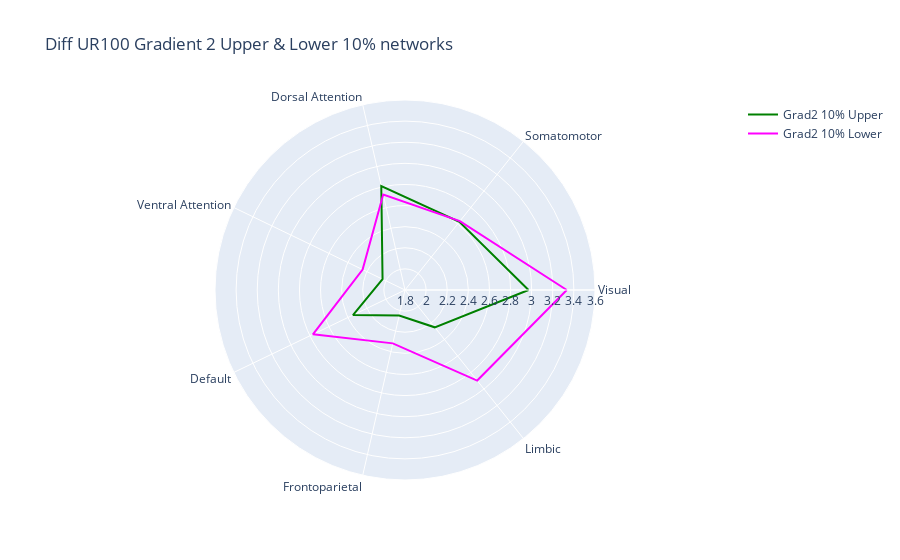

Source (notebook cell):
### Code cell
fig = go.Figure()

fig.add_trace(go.Scatterpolar(r=grad2_10_network_df['Grad2 10% Upper'].values.tolist() + grad2_10_network_df['Grad2 10% Upper'].values.tolist()[:1], theta=grad2_10_network_df['networks'].tolist() + grad2_10_network_df['networks'].tolist()[:1], mode = 'lines', line_color = 'green', name='Grad2 10% Upper'))
fig.add_trace(go.Scatterpolar(r=grad2_10_network_df['Grad2 10% Lower'].values.tolist() + grad2_10_network_df['Grad2 10% Lower'].values.tolist()[:1], theta=grad2_10_network_df['networks'].tolist() + grad2_10_network_df['networks'].tolist()[:1], mode = 'lines', line_color = 'fuchsia', name='Grad2 10% Lower'))

fig.update_layout(polar=dict(radialaxis=dict(visible=True, range=[1.8, 3.6])),title = 'Diff UR100 Gradient 2 Upper & Lower 10% networks', showlegend=True)

fig.show()
fig.write_image(fig_path+'Diff_UR100_Gradient2_Upper&Lower_10%_networks.png')

### Figure 1 — Plotly figure (JSON) as saved in the notebook; plotly's stock layout.template omitted (floating-point values rounded to 4 significant figures)
{"data": [{"line": {"color": "green"}, "mode": "lines", "name": "Grad2 10% Upper", "r": [2.97, 2.626, 2.81, 2.036, 2.347, 2.047, 2.252, 2.97], "theta": ["Visual", "Somatomotor", "Dorsal Attention", "Ventral Attention", "Default", "Frontoparietal", "Limbic", "Visual"], "type": "scatterpolar"}, {"line": {"color": "fuchsia"}, "mode": "lines", "name": "Grad2 10% Lower", "r": [3.333, 2.634, 2.728, 2.246, 2.768, 2.319, 2.897, 3.333], "theta": ["Visual", "Somatomotor", "Dorsal Attention", "Ventral Attention", "Default", "Frontoparietal", "Limbic", "Visual"], "type": "scatterpolar"}], "layout": {"autosize": true, "polar": {"angularaxis": {"type": "category"}, "radialaxis": {"autorange": false, "range": [1.8, 3.6], "type": "linear", "visible": true}}, "showlegend": true, "title": {"text": "Diff UR100 Gradient 2 Upper & Lower 10% networks"}}}
